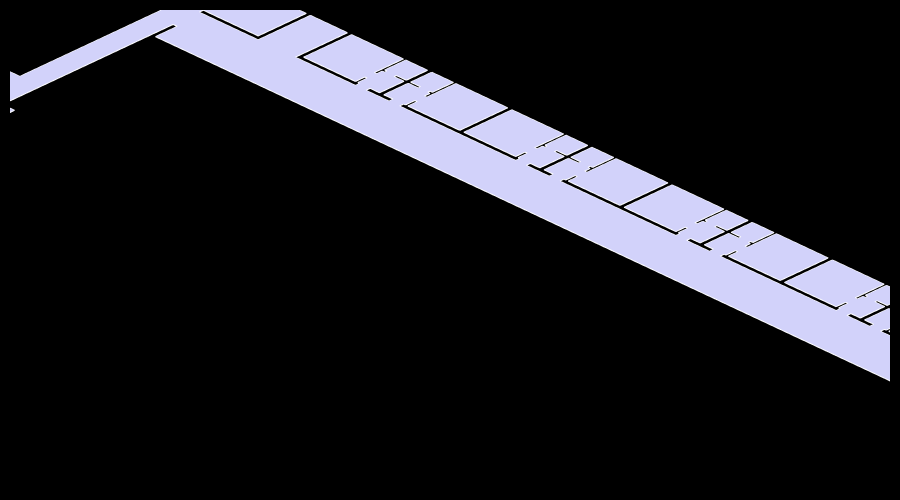
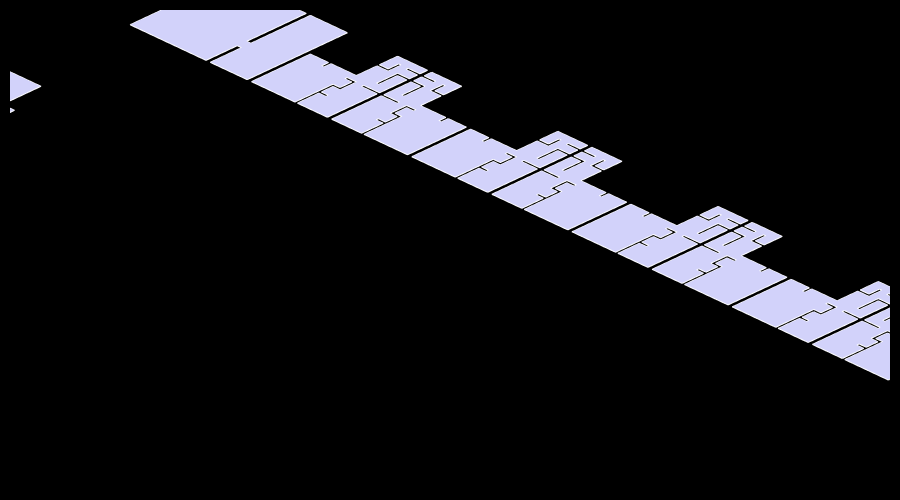

Notebook code for these charts, in order:
### Markdown cell above
## 5. Show raw floor plans

### Code cell
for lv, name in zip(FLOOR_HEIGHTS, FLOOR_NAMES):
    cluster = Cluster.ByTopologies(floor_faces[lv])
    print(f'{name}:')
    fig = Topology.Show(cluster,
                  showFigure=False,
                  faceColor=[210,210,250],
                  faceOpacity=1,
                  edgeColor='white',
                  edgeWidth=2,
                  showVertices=False,
                  backgroundColor='black',
                  width=900, height=500,
                  renderer=renderer)
    show_ortho(fig)

### Figure 1 — Plotly figure (JSON) as saved in the notebook; plotly's stock layout.template omitted (floating-point values rounded to 4 significant figures; data arrays with more than 128 entries replaced by an {"elided": "..."} marker saying what was removed)
{"data": [{"hoverinfo": "text", "hovertext": {"elided": "840 str values"}, "legendgroup": "2", "legendrank": 2, "line": {"color": "#FFFFFF", "width": 2}, "mode": "lines", "name": "1: object_1 (Edges)", "showlegend": false, "type": "scatter3d", "x": {"elided": "840 float values"}, "y": {"elided": "840 float values"}, "z": {"elided": "840 int values"}}, {"cmax": 1, "cmin": 0, "color": "#D2D2FA", "colorscale": [[0, "#440154"], [0.1111, "#482878"], [0.2222, "#3e4989"], [0.3333, "#31688e"], [0.4444, "#26828e"], [0.5556, "#1f9e89"], [0.6667, "#35b779"], [0.7778, "#6ece58"], [0.8889, "#b5de2b"], [1, "#fde725"]], "flatshading": true, "hoverinfo": "text", "hovertext": "", "i": {"elided": "278 int values"}, "j": {"elided": "278 int values"}, "k": {"elided": "278 int values"}, "legendgroup": "3", "legendrank": 3, "lighting": {"facenormalsepsilon": 0}, "name": "1: object_1 (Faces)", "opacity": 1, "showlegend": false, "showscale": false, "text": "", "type": "mesh3d", "x": {"elided": "280 float values"}, "y": {"elided": "280 float values"}, "z": {"elided": "280 int values"}}], "layout": {"autosize": true, "height": 500, "margin": {"b": 10, "l": 10, "r": 10, "t": 10}, "paper_bgcolor": "#000000", "plot_bgcolor": "#000000", "scene": {"aspectmode": "data", "camera": {"center": {"x": 0, "y": 0, "z": 0}, "eye": {"x": 1.6, "y": -1.6, "z": 1.2}, "projection": {"type": "orthographic"}, "up": {"x": 0, "y": 0, "z": 1}}, "xaxis": {"visible": false}, "yaxis": {"visible": false}, "zaxis": {"visible": false}}, "showlegend": true, "width": 900, "xaxis": {"showgrid": false, "visible": false, "zeroline": false}, "yaxis": {"showgrid": false, "visible": false, "zeroline": false}}}

### Figure 2 — Plotly figure (JSON) as saved in the notebook; plotly's stock layout.template omitted (floating-point values rounded to 4 significant figures; data arrays with more than 128 entries replaced by an {"elided": "..."} marker saying what was removed)
{"data": [{"hoverinfo": "text", "hovertext": {"elided": "1188 str values"}, "legendgroup": "2", "legendrank": 2, "line": {"color": "#FFFFFF", "width": 2}, "mode": "lines", "name": "1: Untitled (Edges)", "showlegend": false, "type": "scatter3d", "x": {"elided": "1188 float values"}, "y": {"elided": "1188 float values"}, "z": {"elided": "1188 int values"}}, {"cmax": 1, "cmin": 0, "color": "#D2D2FA", "colorscale": [[0, "#440154"], [0.1111, "#482878"], [0.2222, "#3e4989"], [0.3333, "#31688e"], [0.4444, "#26828e"], [0.5556, "#1f9e89"], [0.6667, "#35b779"], [0.7778, "#6ece58"], [0.8889, "#b5de2b"], [1, "#fde725"]], "flatshading": true, "hoverinfo": "text", "hovertext": "", "i": {"elided": "374 int values"}, "j": {"elided": "374 int values"}, "k": {"elided": "374 int values"}, "legendgroup": "3", "legendrank": 3, "lighting": {"facenormalsepsilon": 0}, "name": "1: Untitled (Faces)", "opacity": 1, "showlegend": false, "showscale": false, "text": "", "type": "mesh3d", "x": {"elided": "396 float values"}, "y": {"elided": "396 float values"}, "z": {"elided": "396 int values"}}], "layout": {"autosize": true, "height": 500, "margin": {"b": 10, "l": 10, "r": 10, "t": 10}, "paper_bgcolor": "#000000", "plot_bgcolor": "#000000", "scene": {"aspectmode": "data", "camera": {"center": {"x": 0, "y": 0, "z": 0}, "eye": {"x": 1.6, "y": -1.6, "z": 1.2}, "projection": {"type": "orthographic"}, "up": {"x": 0, "y": 0, "z": 1}}, "xaxis": {"visible": false}, "yaxis": {"visible": false}, "zaxis": {"visible": false}}, "showlegend": true, "width": 900, "xaxis": {"showgrid": false, "visible": false, "zeroline": false}, "yaxis": {"showgrid": false, "visible": false, "zeroline": false}}}
